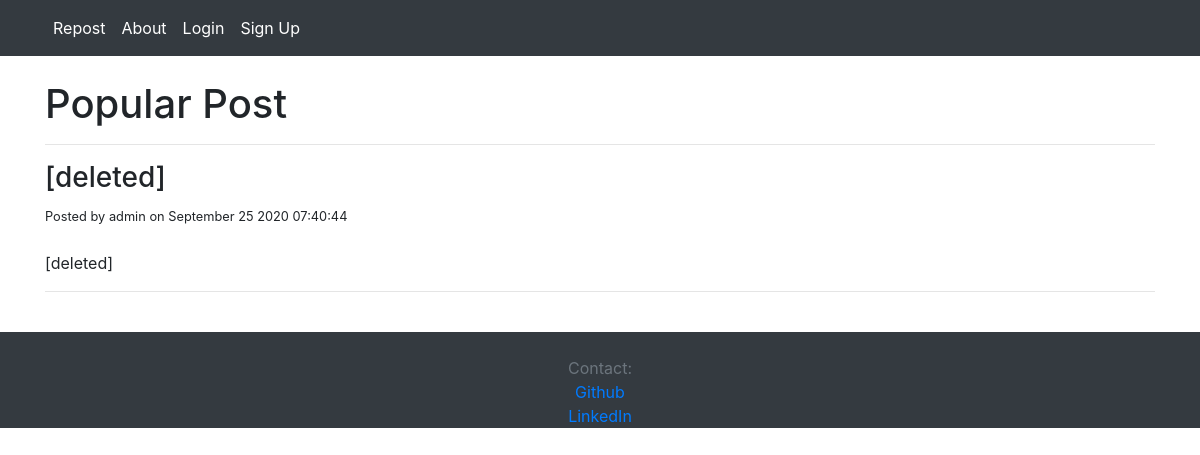
Before: / with the older database file.
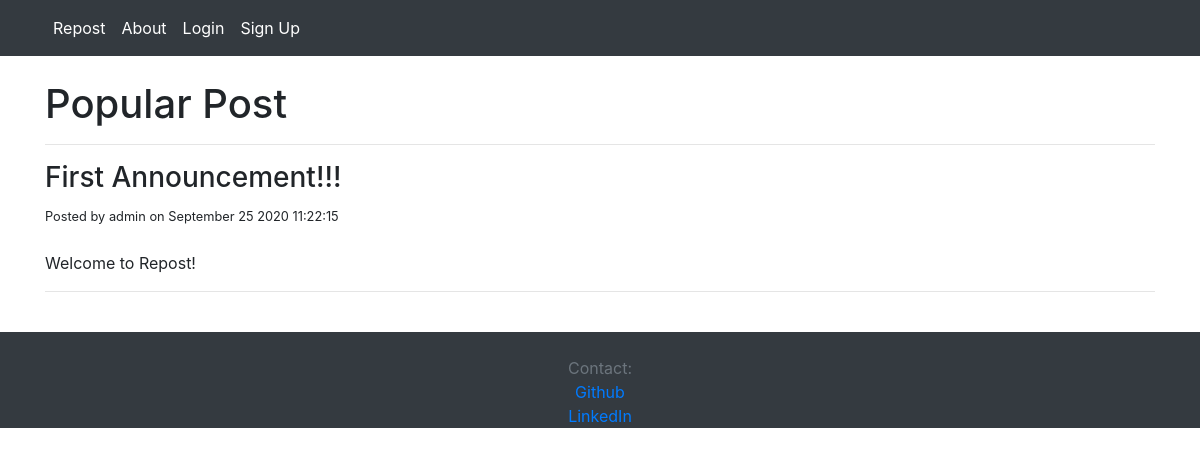
After: the same page with the newer database file.
### app/models.py (models this page shows, shortened)
class FeedPost(db.Model):
    id = db.Column(db.Integer, primary_key=True)
    title = db.Column(db.String(100), nullable=False)
    content = db.Column(db.Text, nullable=False)
    author = db.Column(db.String(20), nullable=False, default='Unknown')
    date = db.Column(db.DateTime, nullable=False, default=datetime.now)
    likes = db.Column(db.Integer, nullable=False, default=0)
    dislikes = db.Column(db.Integer, nullable=False, default=0)

### app/routes.py (the view)
@app.route('/')
def index():
    feed_posts = FeedPost.query.order_by(FeedPost.date.desc()).all()
    return render_template("index.html", feed=feed_posts)

### app/templates/index.html (shortened to what this page needs)
{% extends 'base.html' %}  {% block body %}
<h1>Popular Post</h1>
<hr />
{%if feed%} {% for post in feed%}
<div
  id="{{post.id}}"
  style="cursor: pointer;"
  onclick="window.location='{{url_for('display_post', id=post.id)}}';"
>
  <h3>{{post.title}}</h3>
  <small>Posted by {{post.author}} on </small>
  <small class="publish-date">{{post.date}}</small>
  <br />
  <br />
  <p style="white-space: pre-wrap;">{{post.content}}</p>
  <hr />
</div>
{%endfor%} {%else%}
<i> No posts in feed</i>
<br />
<br />
{%endif%} {% endblock %}

Changed rows visible on the page:
changed FeedPost "admin": title "[deleted]" → "First Announcement!!!"; content "[deleted]" → "Welcome to Repost!"
Other visible differences:
text written by a page script: "September 25 2020 07:40:44" → "September 25 2020 11:22:15"
